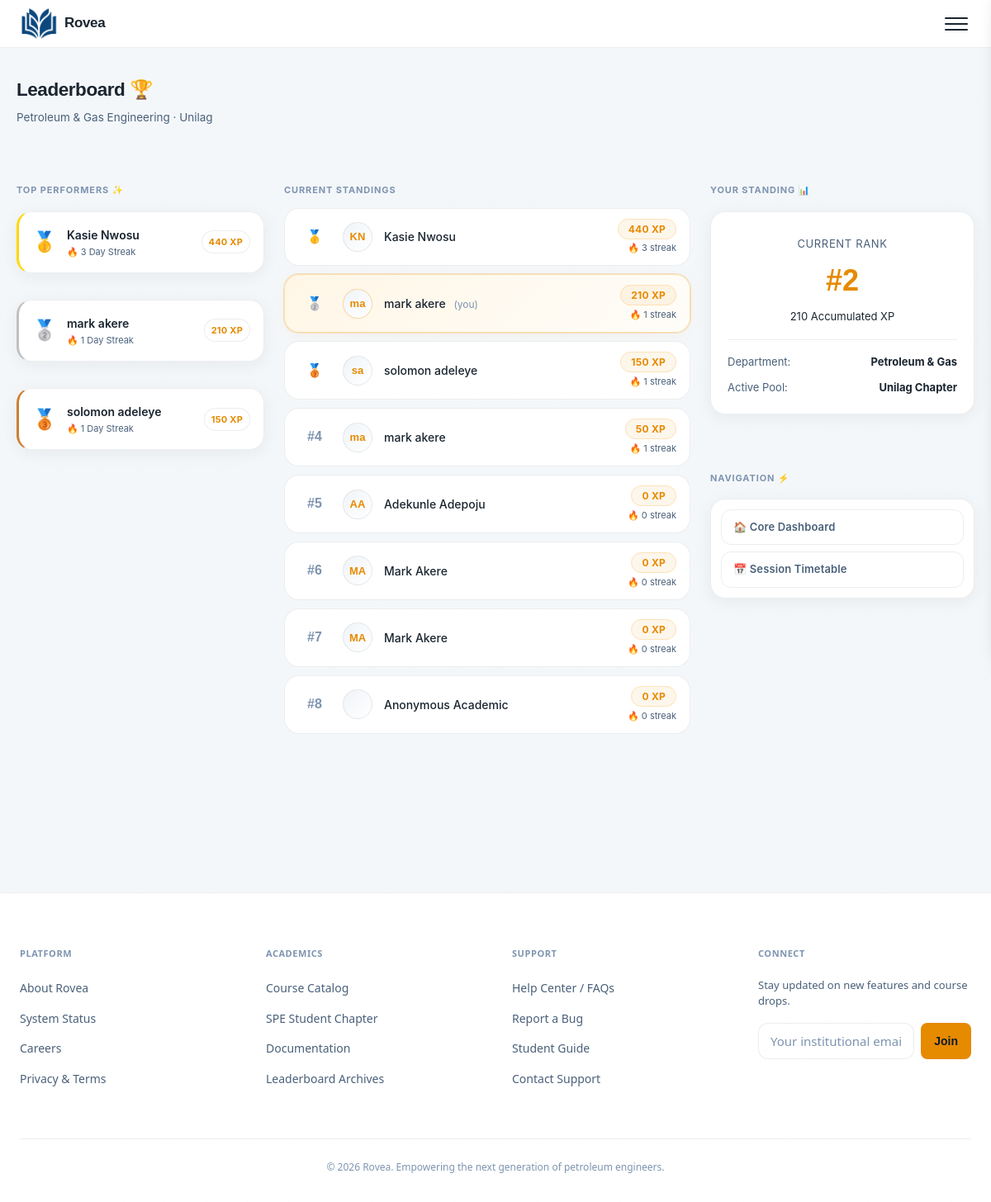
Page /leaderboard/ (signed in) on the earlier database version.
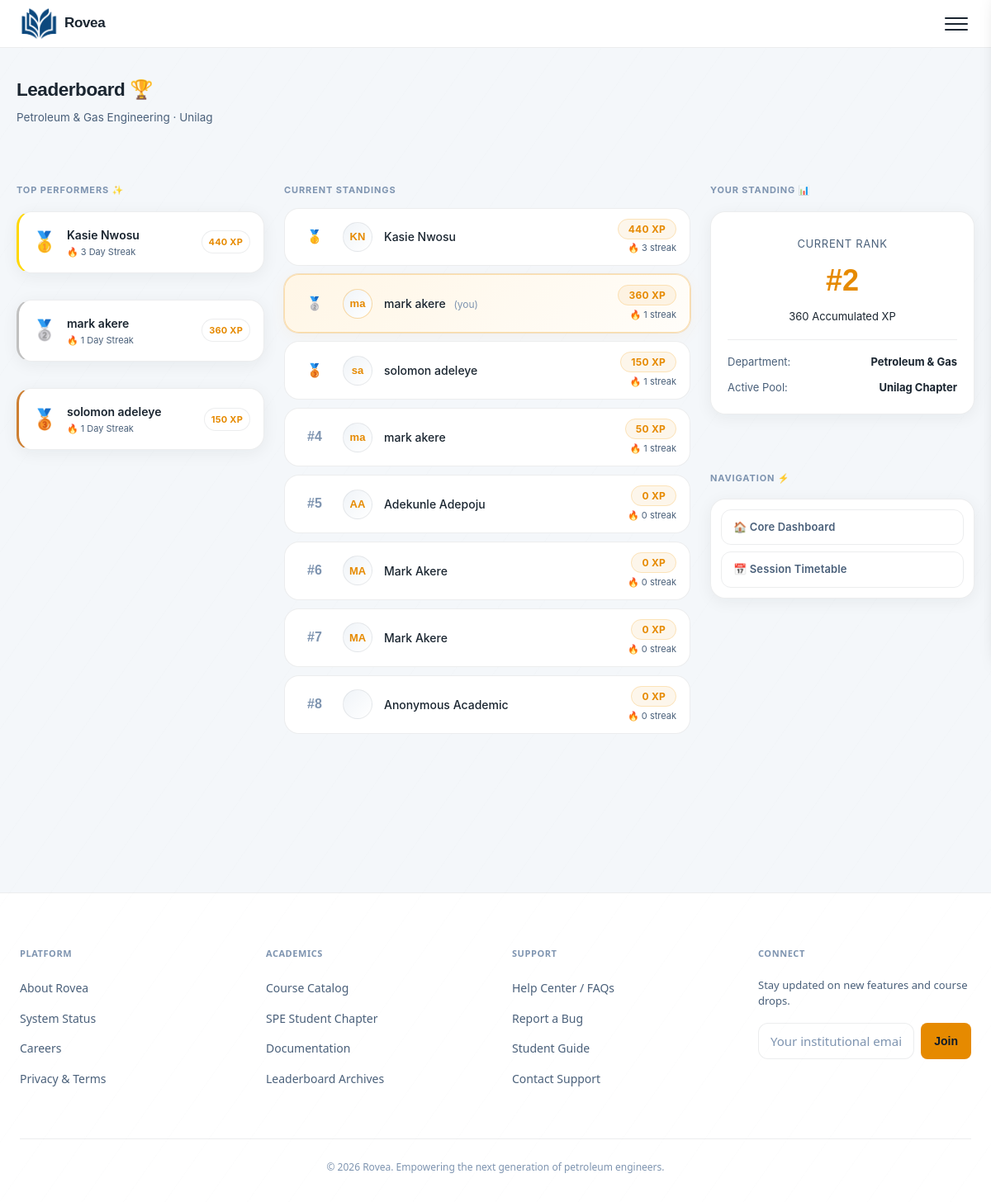
Same page on the later database version.
### core/models.py (models this page shows, shortened)
class StudentProfile(models.Model):
    user = models.OneToOneField(User, on_delete=models.CASCADE, related_name="profile")
    matric_number = models.CharField(max_length=20, blank=True)
    school = models.CharField(max_length=50, choices=SCHOOL_CHOICES, default="unilag")
    department = models.CharField(max_length=50, choices=DEPARTMENT_CHOICES, default="petroleum")
    level = models.CharField(max_length=3, choices=LEVEL_CHOICES)
    semester = models.CharField(max_length=1, choices=SEMESTER_CHOICES)
    is_staff_member = models.BooleanField(default=False)
    elective_courses = models.ManyToManyField(
        'CourseDefinition',
        blank=True,
        related_name="enrolled_students",
        limit_choices_to={"is_elective": True}
    )
    xp = models.IntegerField(default=0)
    streak = models.IntegerField(default=0)
    last_session_date = models.DateField(null=True, blank=True)
    created_at = models.DateTimeField(auto_now_add=True)
    queue_position = models.IntegerField(default=0)
    queue_date = models.DateField(null=True, blank=True)

### core/views.py (the view)
# urls.py: path("leaderboard/", views.leaderboard_view, name="leaderboard"),
@login_required
def leaderboard_view(request):
    top_students = StudentProfile.objects.select_related("user").order_by("-xp")[:20]
    return render(request, "core/leaderboard.html", {"top_students": top_students})

### templates/core/leaderboard.html (shortened to what the changed rows need)
{% extends "core/base.html" %}
{% block content %}
<div class="page-container" style="max-width: 1400px; margin: 0 auto;">
  <div class="greeting-section" style="margin-bottom: 2rem; animation: fadeInUp 0.4s cubic-bezier(0.16, 1, 0.3, 1) both;">
    <h2 style="margin-bottom:4px; font-family: 'Space Grotesk', sans-serif; font-weight: 700; letter-spacing: -0.02em;">Leaderboard 🏆</h2>
  </div>
  <div style="display: grid; grid-template-columns: 300px 1fr 320px; gap: 24px; align-items: start;" class="leaderboard-grid">
    <div class="lb-side-col" style="display: flex; flex-direction: column; gap: 16px; animation: fadeInUp 0.4s cubic-bezier(0.16, 1, 0.3, 1) both; animation-delay: 0.05s;">
      {% for student in top_students|slice:":3" %}
        <div class="side-widget-card" style="display: flex; align-items: center; gap: 12px; padding: 1rem; position: relative; overflow: hidden; border-left: 3px solid {% if forloop.counter == 1 %}#ffd700{% elif forloop.counter == 2 %}#c0c0c0{% else %}#cd7f32{% endif %};">
          <div style="font-size: 24px; line-height: 1;">
            {% if forloop.counter == 1 %}🥇{% elif forloop.counter == 2 %}🥈{% else %}🥉{% endif %}
          </div>
          <div style="flex: 1; min-width: 0;">
            <div style="font-weight: 600; font-size: 14px; color: var(--text); white-space: nowrap; overflow: hidden; text-overflow: ellipsis;">
              {{ student.user.get_full_name }}
            </div>
            <div style="font-size: 11px; color: var(--text-secondary);">🔥 {{ student.streak }} Day Streak</div>
          </div>
          <span class="xp-badge" style="background: rgba(255,255,255,0.03); border: 1px solid var(--border); font-size: 11px; padding: 4px 8px;">{{ student.xp }} XP</span>
        </div>
      {% endfor %}
    </div>
    <div class="lb-main-col" style="animation: fadeInUp 0.4s cubic-bezier(0.16, 1, 0.3, 1) both; animation-delay: 0.1s;">
      <div class="lb-list" style="display: flex; flex-direction: column; gap: 10px;">
        {% for student in top_students %}
        <div class="lb-row {% if student.user == user %}lb-me{% endif %}"
             style="transition: transform 0.2s cubic-bezier(0.4, 0, 0.2, 1), border-color 0.2s, box-shadow 0.2s; margin-bottom: 0;"
             onmouseenter="this.style.transform='translateY(-2px)'; this.style.borderColor='var(--border-accent)';"
             onmouseleave="this.style.transform='translateY(0)'; this.style.borderColor='var(--border)';">
          <div class="lb-rank" style="font-weight: 600; width: 40px;">
            {% if forloop.counter == 1 %}🥇
            {% elif forloop.counter == 2 %}🥈
            {% elif forloop.counter == 3 %}🥉
            {% else %}#{{ forloop.counter }}
            {% endif %}
          </div>
          <div class="lb-avatar" style="font-family: 'Space Grotesk', sans-serif; font-weight: 600;">
            {{ student.user.first_name.0 }}{{ student.user.last_name.0 }}
          </div>
          <div class="lb-name" style="font-weight: 500;">
  {% if student.user.get_full_name %}
    {{ student.user.get_full_name }}
  {% else %}
    Anonymous Academic
  {% endif %}
  {% if student.user == user %}<span class="you-tag" style="margin-left: 6px;">(you)</span>{% endif %}
</div>
          <div style="text-align:right">
            <span class="xp-badge">{{ student.xp }} XP</span>
            <div style="font-size:11px;color:var(--text-secondary);margin-top:2px">🔥 {{ student.streak }} streak</div>
          </div>
        </div>
        {% empty %}
        <div class="side-widget-card" style="text-align: center; padding: 3rem; color: var(--text-secondary);">
          <p style="margin-bottom: 0;">No students active this semester yet. Complete a learning track session to claim the top spot! 🚀</p>
        </div>
        {% endfor %}
      </div>
    </div>
    <div class="lb-side-col" style="display: flex; flex-direction: column; gap: 16px; animation: fadeInUp 0.4s cubic-bezier(0.16, 1, 0.3, 1) both; animation-delay: 0.15s;">
      <div class="side-widget-card" style="padding: 1.25rem;">
        {% for student in top_students %}
          {% if student.user == user %}
            <div style="text-align: center; padding: 0.5rem 0 1rem 0; border-bottom: 1px solid var(--border); margin-bottom: 1rem;">
              <div style="font-size: 13px; color: var(--text-secondary); text-transform: uppercase; letter-spacing: 0.05em;">Current Rank</div>
              <div style="font-family: 'Space Grotesk', sans-serif; font-size: 36px; font-weight: 700; color: var(--amber); margin: 4px 0;">
                #{{ forloop.counter }}
              </div>
              <div style="font-size: 13px; color: var(--text);">{{ student.xp }} Accumulated XP</div>
            </div>
          {% endif %}
        {% endfor %}
      </div>
    </div>
  </div>
</div>
{% endblock %}

Differences in the rows shown:
changed StudentProfile (number 2 of 8 on the later page): xp "210" → "360"
